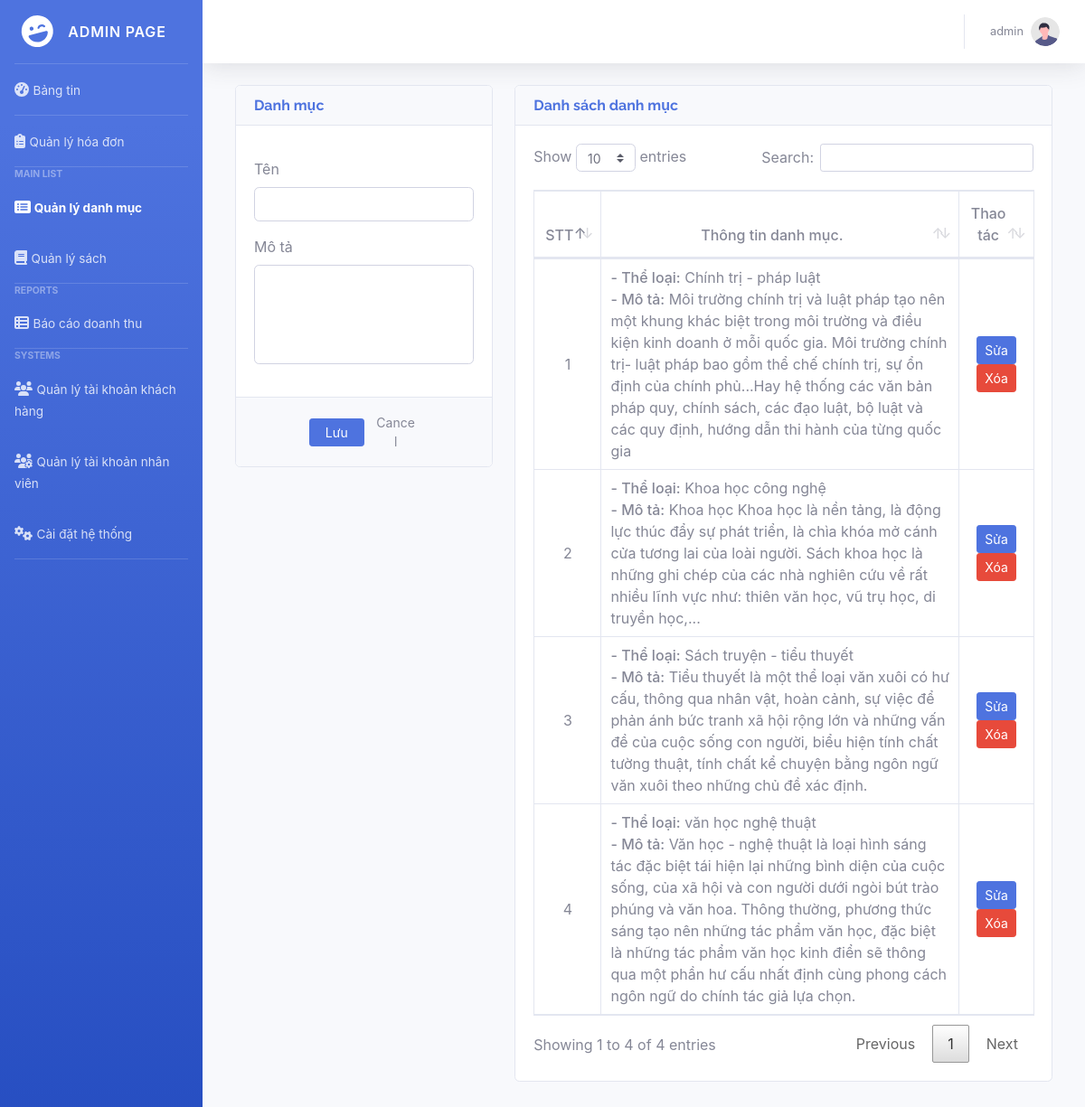
/admin/index.php?page=categories (signed in), run on the app's committed database.
### tables this page shows
CREATE TABLE `categories` (
  `id` int(30) NOT NULL,
  `name` text NOT NULL,
  `description` text NOT NULL
);

### admin/categories.php (the view, shortened to what this page needs)
<?php include('db_connect.php');?>
<div class="container-fluid mg-bt-170">
	<div class="col-lg-12">
		<div class="row">
			<div class="col-md-4">
			<form action="" id="manage-category">
				<div class="card">
					<div class="card-header">
						<h6 class="font-weight-bold text-primary" style="margin: 0;">Danh mục</h6>
				  	</div>
					<div class="card-body">
							<div class="form-group">
								<label class="control-label">Tên</label>
								<input type="text" class="form-control" name="name">
							</div>
							<div class="form-group">
								<label class="control-label">Mô tả</label>
								<textarea name="description" id="description" cols="30" rows="4" class="form-control resized-none"></textarea>
							</div>
					</div>
					<div class="card-footer">
						<div class="row">
							<div class="col-md-12">
								<button class="btn btn-sm btn-primary col-sm-3 offset-md-3"> Lưu</button>
								<button class="btn btn-sm btn-default col-sm-3" type="button" onclick="$('#manage-category').get(0).reset()"> Cancel</button>
							</div>
						</div>
					</div>
				</div>
			</form>
			</div>
			<div class="col-md-8">
				<div class="card">
					<div class="card-header">
						<h6 class="font-weight-bold text-primary" style="margin: 0;">Danh sách danh mục</h6>
					</div>
					<div class="card-body">
						<table class="table table-bordered table-hover">
							<colgroup>
								<col width="5%">
								<col width="80%">
								<col width="15%">
							</colgroup>
							<thead>
								<tr>
									<th class="text-center">STT</th>
									<th class="text-center">Thông tin danh mục.</th>
									<th class="text-center">Thao tác</th>
								</tr>
							</thead>
							<tbody>
								<?php
								$i = 1;
								$category = $conn->query("SELECT * FROM categories order by name asc");
								while($row=$category->fetch_assoc()):
								?>
								<tr>
									<td class="text-center"><?php echo $i++ ?></td>
									<td class="text-cate-des-bold">
										<p><span>- Thể loại:</span> <?php echo $row['name'] ?></p>
										<p><smalls><span>- Mô tả:</span> <?php echo $row['description'] ?></small></p>
									</td>
									<td class="text-center">
										<button class="btn btn-sm btn-primary edit_category" type="button" data-id="<?php echo $row['id'] ?>" data-description="<?php echo $row['description'] ?>" data-name="<?php echo $row['name'] ?>" >Sửa</button>
										<button class="btn btn-sm btn-danger delete_category" type="button" data-id="<?php echo $row['id'] ?>">Xóa</button>
									</td>
								</tr>
								<?php endwhile; ?>
							</tbody>
						</table>
					</div>
				</div>
			</div>
		</div>
	</div>
</div>

### admin/assets/fullcalendar/main.css (style rules this page uses)
:root { --fc-daygrid-event-dot-width: 8px; }
:root { --fc-list-event-dot-width: 10px; --fc-list-event-hover-bg-color: #f5f5f5; }

### admin/assets/css/style.css (style rules this page uses)
body { font-family: "Open Sans", sans-serif; color: #444444; width: 100%; height: calc(100%); font-size: 12px; }
h1, h2, h3, h4, h5, h6 { font-family: "Raleway", sans-serif; }
.btn-sm { padding: .0001rem .2rem; }
.resized-none { resize: none; }
table.dataTable thead .sorting_asc { background: none; }
table.dataTable thead .sorting { background: none; }
table.dataTable thead th { padding: 0.75rem; border-bottom-width: 2px; vertical-align: bottom; border-bottom: 2px solid #e3e6f0; font-weight: 500; }
table.dataTable.no-footer { vertical-align: bottom; border-bottom: 2px solid #e3e6f0; }
.text-cate-des-bold span { font-weight: 500; }
.mg-bt-170 { margin-bottom: 170px; }

### css/grid.css (style rules this page uses)
* { box-sizing: border-box; }
.row { display: flex; flex-wrap: wrap; margin-left: -4px; margin-right: -4px; }
@media (min-width: 740px) { .row { margin-left: -8px; margin-right: -8px; } }
@media (min-width: 1113px) { .row { margin-left: -12px; margin-right: -12px; } }

### admin/categories.php (style rules this page uses)
td { vertical-align: middle !important; }
td p { margin:unset; }

### data on the page
categories: name "Chính trị - pháp luật", description "Môi trường chính trị và luật pháp tạo nên một khung khác biệt trong môi trường và điều kiện kinh doanh ở mỗi quốc gia. Môi trường chính trị- luật pháp bao gồm thể chế chính trị, sự ổn định của chính phủ...Hay hệ thống các văn bản pháp quy, chính sách, các đạo luật, bộ luật và các quy định, hướng dẫn thi hành của từng quốc gia"
categories: name "Khoa học công nghệ", description "Khoa học Khoa học là nền tảng, là động lực thúc đẩy sự phát triển, là chìa khóa mở cánh cửa tương lai của loài người. Sách khoa học là những ghi chép của các nhà nghiên cứu về rất nhiều lĩnh vực như: thiên văn học, vũ trụ học, di truyền học,..."
categories: name "Sách truyện - tiểu thuyết", description "Tiểu thuyết là một thể loại văn xuôi có hư cấu, thông qua nhân vật, hoàn cảnh, sự việc để phản ánh bức tranh xã hội rộng lớn và những vấn đề của cuộc sống con người, biểu hiện tính chất tường thuật, tính chất kể chuyện bằng ngôn ngữ văn xuôi theo những chủ đề xác định."
categories: name "văn học nghệ thuật", description "Văn học - nghệ thuật là loại hình sáng tác đặc biệt tái hiện lại những bình diện của cuộc sống, của xã hội và con người dưới ngòi bút trào phúng và văn hoa. Thông thường, phương thức sáng tạo nên những tác phẩm văn học, đặc biệt là những tác phẩm văn học kinh điển sẽ thông qua một phần hư cấu nhất định cùng phong cách ngôn ngữ do chính tác giả lựa chọn."

### other printed values
$_SESSION['login_name'] "admin"
